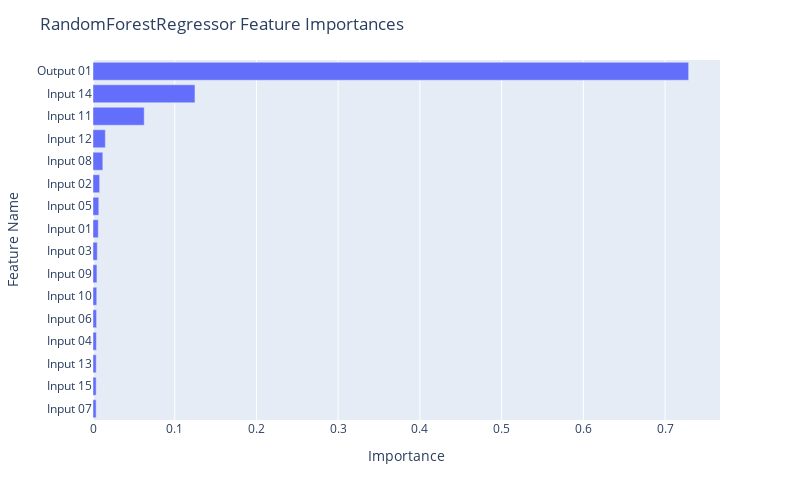

The notebook cell saved with this chart:
### Code cell
fig = px.bar(df_rf, x="Importance", y="Feature Name")

fig.update_layout(
    autosize=False,
    width=800,
    height=500,
    title_text=f"RandomForestRegressor Feature Importances",
    yaxis={'categoryorder':'total ascending'}
)

fig.show()

### Figure 1 — Plotly figure (JSON) as saved in the notebook; plotly's stock layout.template omitted (floating-point values rounded to 4 significant figures)
{"data": [{"alignmentgroup": "True", "hovertemplate": "Importance=%{x}<br>Feature Name=%{y}<extra></extra>", "legendgroup": "", "marker": {"color": "#636efa", "pattern": {"shape": ""}}, "name": "", "offsetgroup": "", "orientation": "h", "showlegend": false, "textposition": "auto", "type": "bar", "x": [0.7289, 0.1248, 0.06267, 0.01509, 0.01202, 0.008121, 0.007088, 0.006473, 0.005235, 0.004815, 0.004576, 0.004371, 0.004191, 0.003962, 0.003895, 0.003848], "xaxis": "x", "y": ["Output 01", "Input 14", "Input 11", "Input 12", "Input 08", "Input 02", "Input 05", "Input 01", "Input 03", "Input 09", "Input 10", "Input 06", "Input 04", "Input 13", "Input 15", "Input 07"], "yaxis": "y"}], "layout": {"autosize": false, "barmode": "relative", "height": 500, "legend": {"tracegroupgap": 0}, "margin": {"t": 60}, "title": {"text": "RandomForestRegressor Feature Importances"}, "width": 800, "xaxis": {"anchor": "y", "autorange": true, "domain": [0, 1], "range": [0, 0.7672], "title": {"text": "Importance"}, "type": "linear"}, "yaxis": {"anchor": "x", "autorange": true, "categoryorder": "total ascending", "domain": [0, 1], "range": [-0.5, 15.5], "title": {"text": "Feature Name"}, "type": "category"}}}
